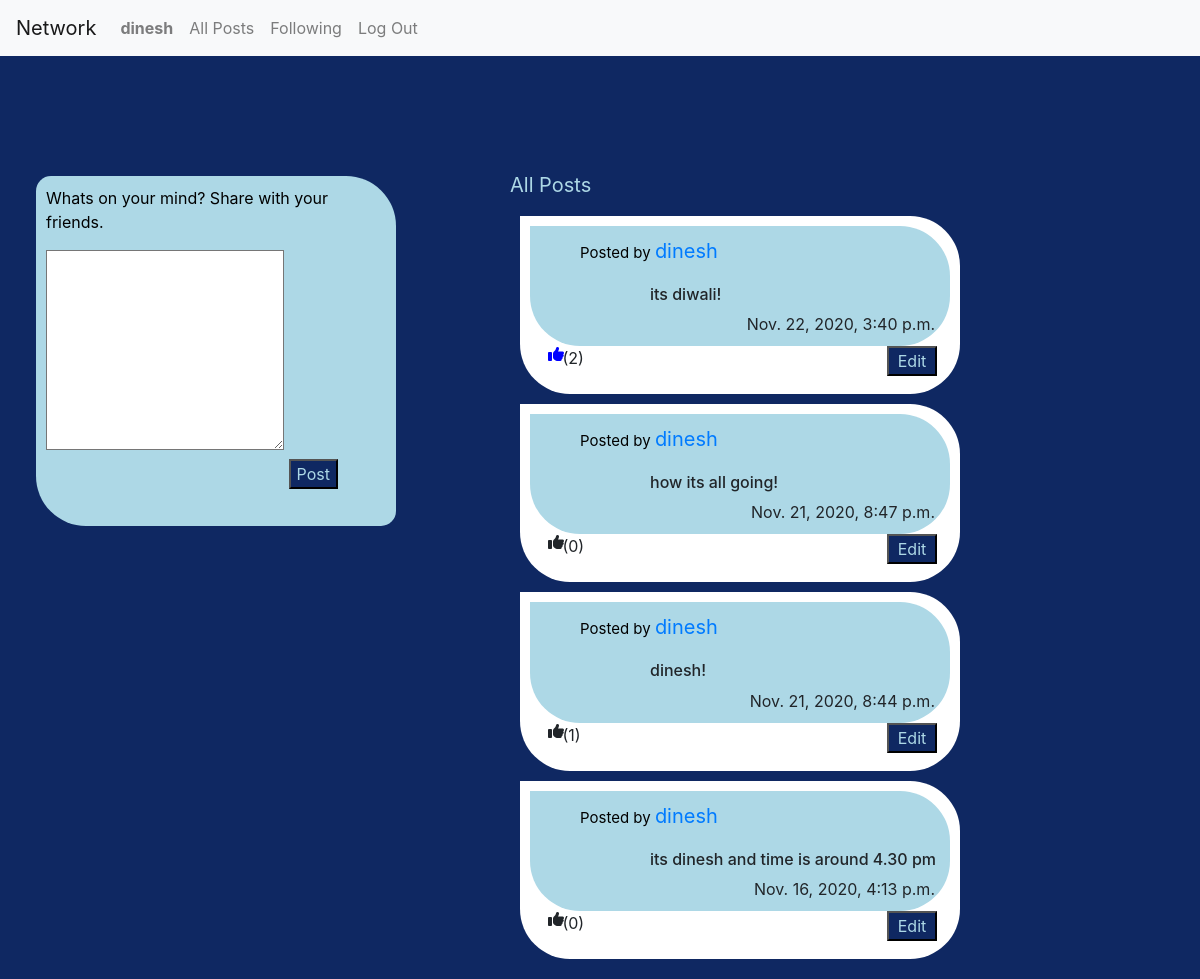
/?page=2 (signed in), run on the app's committed database.
### network/models.py (models this page shows, shortened)
class User(AbstractUser):
	likes=models.ManyToManyField('Posts',related_name='fans')
	follows=models.ManyToManyField('self',symmetrical=False,related_name="followers")

class Posts(models.Model):
	author=models.ForeignKey(User,on_delete=models.CASCADE,related_name="posted")
	content=models.CharField(max_length=300)
	date=models.DateTimeField()
	totallikes=models.IntegerField(default=0)

### network/views.py (the view)
# urls.py: path("", views.index, name="index"),
def index(request):
    if request.user.is_authenticated:
        loggedinuser=User.objects.get(username=request.user.username)
        postslikedbyuser=loggedinuser.likes.all()
        if request.method=="POST":
            content=request.POST["content"]
            date=datetime.datetime.now()
            post=Posts(author=loggedinuser,content=content,date=date,totallikes=0)
            post.save()
        posts=Posts.objects.all().order_by('date')
        posts=posts[::-1]
        paginator=Paginator(posts,10)
        return render(request, "network/index.html",{"posts":paginator.get_page(request.GET.get('page')),"postliked":postslikedbyuser})
    else:
        return HttpResponseRedirect(reverse('login'))

### network/templates/network/index.html (shortened to what this page needs)
{% extends "network/layout.html" %}
{% load static %}
{% block body %}
   {% if user.is_authenticated %}
   		<div class="newtweet">
   			<p style="color: black;">Whats on your mind? Share with your friends.</p>
   		<form action="{% url 'index' %}" method="POST">
   			<textarea  name="content"></textarea>
   			<button type="submit" >Post</button>
   		</form>
   		</div>
      <div id="pagiator" style="color:#add8e6 ">
        {% if posts.has_previous %}
              <a style="font-size: 20px;" href="?page={{ posts.previous_page_number }}"> Prev </a>&nbsp;
        {% endif %}
              &nbsp;<strong>{{posts.number}}</strong>&nbsp;
      </div>
   		<div id ="allpost">
         <p style="color:#add8e6;font-size: 20px; ">All Posts</p>
        {% for post in posts %}
        <div style="padding: 10px; padding-bottom: 18px; background-color: white; margin:10px;">
            <div id="content{{post.pk}}">
                <p  style="font-size:15px;color: black;">Posted by
                <a href="{% url 'profile' post.author %}" style="padding-left: 0px; font-size: 20px;">{{post.author}}</a></p>
                <h6 style="padding-left: 70px;padding-top: 3px;" >{{post.content}}</h6>
                <li class="row justify-content-end" style="padding-right: 20px;">{{post.date}}</li>
            </div>
            {% if post.author == user %}
                  <button id="edit" data-id="{{post.pk}}" >Edit</button>
            {% endif %}
            {% if post in postliked %}
            <i class="fas fa-thumbs-up " style="color: blue;" id="likepost" data-id="{{post.pk}}"></i><span style="position: absolute; left:13%; " id="totallikes{{post.pk}}" >({{post.totallikes}})</span>
            {% else %}
            <i class="fas fa-thumbs-up "  id="likepost"  data-id="{{post.pk}}"></i><span style="position: absolute; left:13% " id="totallikes{{post.pk}}">({{post.totallikes}})</span>
            {% endif %}
        </div>
            {% empty%}
               <p> No Posts.</p>
         {% endfor %}
      </div>
   {% endif %}
{% endblock %}

### network/templates/network/layout.html (shortened to what this page needs)
{% load static %}
<!DOCTYPE html>
<html lang="en">
    <head>
        <link rel="stylesheet" href="https://stackpath.bootstrapcdn.com/bootstrap/4.4.1/css/bootstrap.min.css">
        <link href="{% static 'network/styles.css' %}" rel="stylesheet">
    </head>
    <body style="background-color:  #0f2862">
        <nav class="navbar navbar-expand-lg navbar-light bg-light" >
            <a class="navbar-brand" href="{% url 'index' %}">Network</a>
            <div >
              <ul class="navbar-nav mr-auto">
                {% if user.is_authenticated %}
                    <li class="nav-item">
                        <a class="nav-link" href="{% url 'profile' user.username %}"><strong>{{ user.username }}</strong></a>
                    </li>
                {% endif %}
                <li class="nav-item">
                  <a class="nav-link" href="{% url 'allposts' %}">All Posts</a>
                </li>
                {% if user.is_authenticated %}
                    <li class="nav-item">
                        <a class="nav-link" href="{% url 'following' %}">Following</a>
                    </li>
                    <li class="nav-item">
                        <a class="nav-link" href="{% url 'logout' %}">Log Out</a>
                    </li>
                {% endif %}
              </ul>
            </div>
          </nav>
        <div class="body">
            {% block body %}
            {% endblock %}
        </div>
    </body>
</html>

### network/static/network/styles.css (style rules this page uses)
.newtweet { margin:10%; width:40%; height: 50%; border-radius: 2px; border-color: 1px solid blue; }

### network/templates/network/layout.html (style rules this page uses)
.newtweet,.profile { margin-top: 10%; margin-left: 3%; width: 30%; height:350px; padding: 10px; position: fixed; border-bottom-left-radius: 50px; border-top-right-radius: 50px; border-top-left-radius: 15px; border-bottom-right-radius: 15px; border-color: 1px solid blue; background-color: #add8e6; }
.newtweet textarea { background-color: white; width:70%; height: 200px; }
.newtweet button { color: #add8e6; background-color: #0f2862; position: relative; top:30px; }
#allpost { position: absolute; top:40px; right:200px; left:20px; margin-left: 40%; margin-top:10%; padding:10px; width:40%; border-radius: 50px; }
#allpost div { padding:10px; padding-left: 50px; background-color: #add8e6; border-bottom-left-radius: 50px; border-top-right-radius: 50px; border-bottom-left-radius: 50px; border-bottom-right-radius: 50px; }
#pagiator { position: absolute; left:74%; top: 25%; }

### network/templates/network/index.html (style rules this page uses)
#likepost { position: absolute; left:10%; }
#edit { background-color:#0f2862; size: 10px; color: #add8e6; width: 50px; position: relative; left:85%; }

### data on the page
User: username "dinesh"
Posts: author "dinesh", content "its diwali!", date "Nov. 22, 2020, 3:40 p.m.", totallikes "2"
Posts: author "dinesh", content "how its all going!", date "Nov. 21, 2020, 8:47 p.m.", totallikes "0"
Posts: author "dinesh", content "dinesh!", date "Nov. 21, 2020, 8:44 p.m.", totallikes "1"
Posts: author "dinesh", content "its dinesh and time is around 4.30 pm", date "Nov. 16, 2020, 4:13 p.m.", totallikes "0"
